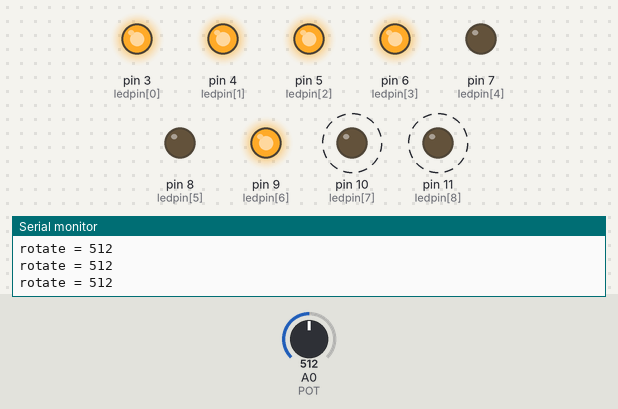
Bench run of a sketch on a simulated Arduino Uno, built with avr-gcc and run on an emulated ATmega328P. Shown: output pins drawn as LEDs (lit = HIGH), the last lines printed to the serial monitor. Dashed ring = blinking. The test bench sets the inputs (shaded band); at power-on: A0 (POT) = 512.

Above: at 1.25 s.
1.3 s: A0 (POT) set to 900
At 2.7 s:
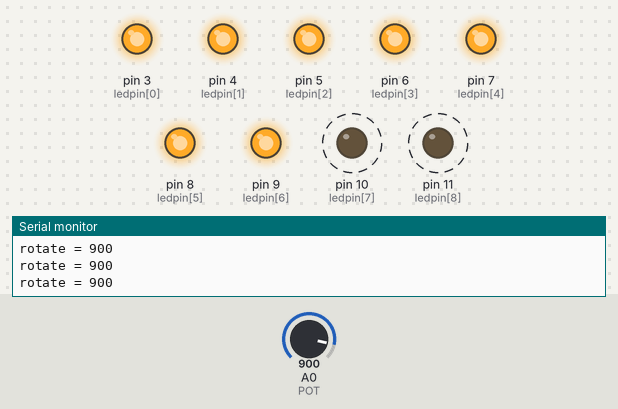
4.3 s: A0 (POT) set to 1023
5.8 s: A0 (POT) set to 716
At 6.7 s:
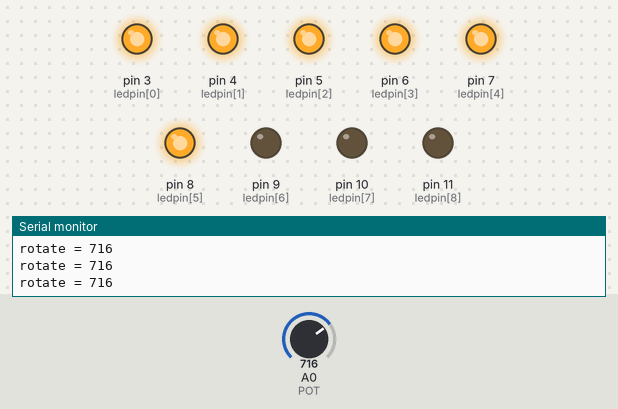
8.8 s: A0 (POT) set to 306
At 9.1 s:
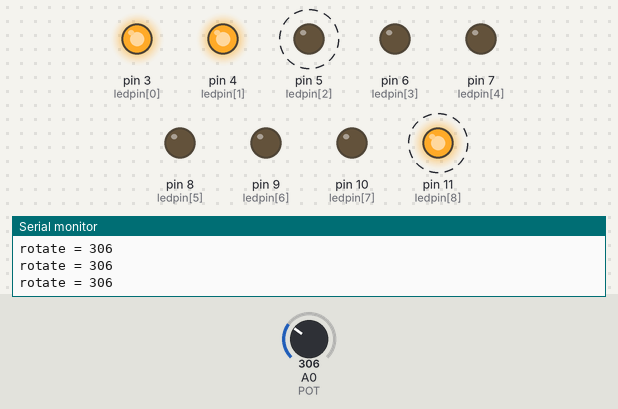
11.8 s: A0 (POT) set to 122
At 12.11 s:
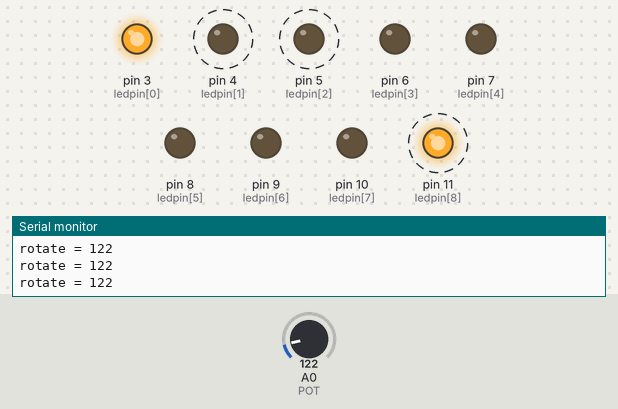
14.8 s: A0 (POT) set to 0
At 15.13 s:
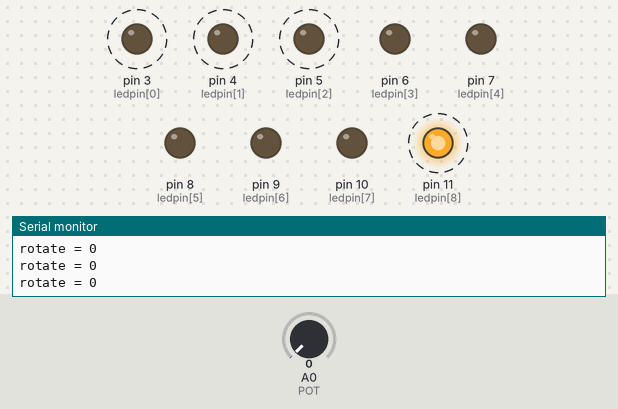
Timing chart, 0 to 18.8 s (numbered marks = the images above; inputs shaded):
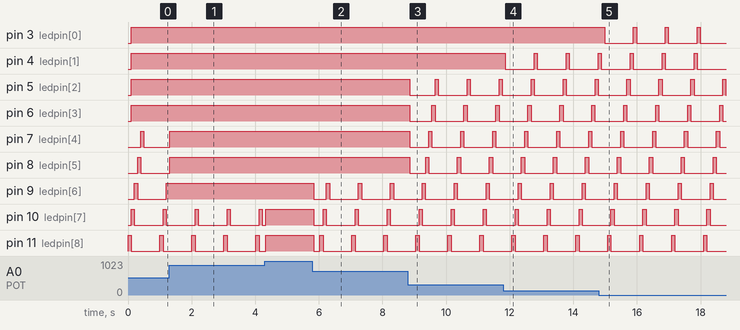

Measured:
- after the input at 1.3 s, pin 8 (ledpin[5]): goes on until 1.3 s, then stays HIGH; pin 9 (ledpin[6]): stops changing and stays HIGH
- after the input at 5.8 s, pin 9 (ledpin[6]), pin 10 (ledpin[7]), pin 11 (ledpin[8]): HIGH → LOW at once, then repeats every 1.0 s: HIGH 0.10 s, LOW 0.91 s
- after the input at 8.8 s, pin 5 (ledpin[2]): alternates HIGH for 0.10 s and LOW for 0.91 s, starting after 0.05 s; pin 6 (ledpin[3]), pin 7 (ledpin[4]), pin 8 (ledpin[5]): HIGH → LOW after 0.05 s, then repeats every 1.0 s: HIGH 0.10 s, LOW 0.91 s
- after the input at 11.8 s, pin 4 (ledpin[1]): alternates HIGH for 0.10 s and LOW for 0.91 s, starting after 0.07 s
- after the input at 14.8 s, pin 3 (ledpin[0]): alternates HIGH for 0.10 s and LOW for 0.90 s, starting after 0.18 s
- by itself, pin 10 (ledpin[7]), pin 11 (ledpin[8]): alternates HIGH for 0.10 s and LOW for 0.91 s

The sketch:

HW2.ino
```cpp
// Объявление переменных для пинов Ардуино :
#define FIRST_LED_PIN 3 // Порт первого пина LED
#define LAST_LED_PIN 11 // Порт последнего пина LED
const int POT = A0; // Порт пина ручки потенциометра
// Переменные :
int potIn = 0; // Переменная порта потенциометра
const int ledpin[] = {3, 4, 5, 6, 7, 8, 9, 10, 11}; // Массив пинов LED
int ledcount = sizeof(ledpin) / sizeof(int); // Переменная количества пинов массива LED

void setup() {
Serial.begin(9600); //Бодрейт шины Ардуино
    // Цикл счетчика переменной ledcount портов LED присваивает значения кажому пину
    for (int ledcount = FIRST_LED_PIN; ledcount <= LAST_LED_PIN; ledcount++) {
        pinMode(ledcount, OUTPUT);
        digitalWrite(ledpin[ledcount], LOW);
    }
    // Цикл счетчика ledcount присваивает переменным массива ledpin начальные значения
    /*for (int ledcount = 0; ledcount < ledpin[ledcount]; ledcount++) {
        pinMode(ledpin[ledcount], OUTPUT);
        digitalWrite(ledpin[ledcount], LOW);
    }*/
}

void loop() {
unsigned int ms = millis();
int pin = LAST_LED_PIN - (ms / 100) % 10; // Бегущий огонь в обратном направлении
//int pin = FIRST_LED_PIN + (ms / 100) % 10; // Бегущий огонь в прямом направлении
digitalWrite(pin, HIGH); // Есди поменять значения,
delay(100);
digitalWrite(pin, LOW); //огонь будет бежать сквозь горящие LED
// Переменная potIn присваивается порту POT = A0
potIn = analogRead(POT);
Serial.print("rotate = ");
Serial.println(potIn);
//соотношение масштаба аналогово сигнал с количеством LED
potIn = map(potIn, 0, 1023, 0, 9);
//Ограничение входного значения сигнала
constrain(potIn, 0, 9);
//Цикл вращения ручки потенциометра
for (int i = 0; i < 9; i++) {
    if (i < potIn) {
        digitalWrite(ledpin[i], HIGH); // При обратном значении напряжения
        delay(0);
    } else
        digitalWrite(ledpin[i], LOW); //инвертирует последовательность включения LED
        delay(0);
    }
}
```
